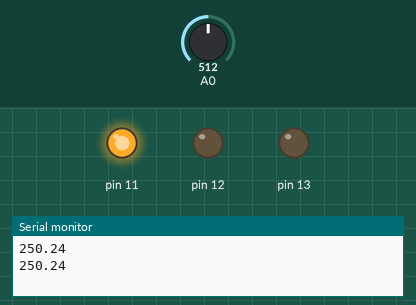
A sketch run on a simulated Arduino Uno, built with avr-gcc and run on an emulated ATmega328P. On the bench: output pins drawn as LEDs (lit = HIGH), the last lines printed to the serial monitor. The inputs (shaded band) are chosen by the test bench; at power-on: A0 = 512.

Above: at 1.8 s.
1.9 s: A0 set to 66
3.4 s: A0 set to 55
At 4.5 s:
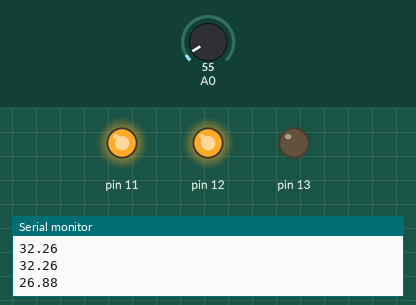
5.5 s: A0 set to 20
At 7.2 s:
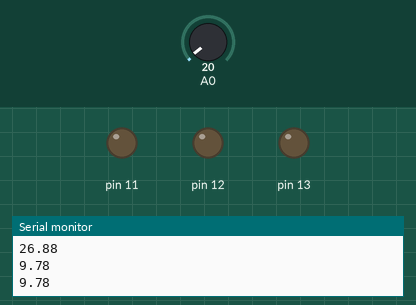
7.5 s: A0 set to 23
At 8.8 s:
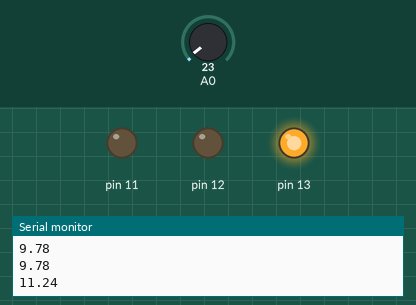
9.5 s: A0 set to 122
At 10.3 s:
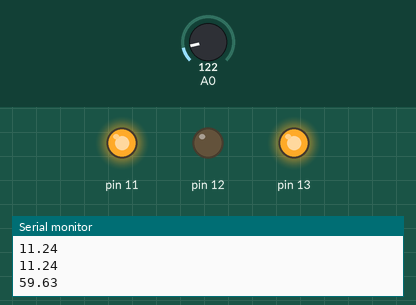
11.5 s: A0 set to 10
At 13.1 s:
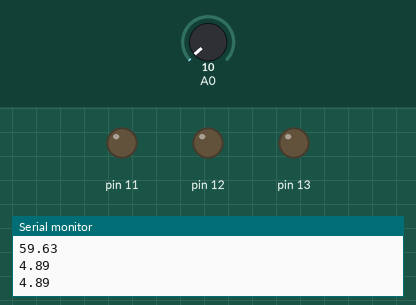
Timing chart, 0 to 14.5 s (numbered marks = the images above; inputs shaded):
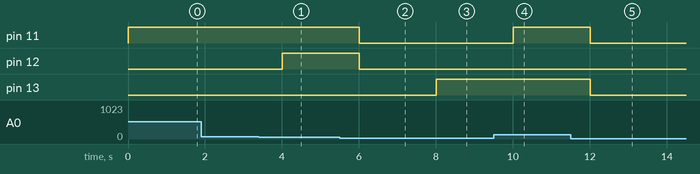

The sketch:

temp_sensor_serial_monitor.ino
```cpp
char rcv;
float temp;

void setup() {

  pinMode(13, OUTPUT);
  pinMode(12, OUTPUT);
  pinMode(11, OUTPUT);
  digitalWrite(13, LOW);
  digitalWrite(12, LOW);
  digitalWrite(11, LOW);
  Serial.begin(9600);  //baud rate(bps)
}

void loop() {

  temp = (analogRead(A0) / 1023.0) * 500;
  Serial.println(temp);

  if (temp >= 30) {
    digitalWrite(11, HIGH);
  } else if (temp >= 20) {
    digitalWrite(12, HIGH);
  } else if (temp >= 10) {
    digitalWrite(13, HIGH);
  } else {
    digitalWrite(13, LOW);
    digitalWrite(12, LOW);
    digitalWrite(11, LOW);
  }
  delay(1000);
}
```

Measured:
- the behaviour switches between 62 and 61 on A0 (found by bisection; images 0 and 1)
- the behaviour switches between 20 and 21 on A0 (found by bisection; images 2 and 3)
- after the input at 3.4 s, pin 12: LOW → HIGH after 0.60 s
- after the input at 5.5 s, pin 11, pin 12: HIGH → LOW after 0.50 s
- after the input at 7.5 s, pin 13: LOW → HIGH after 0.51 s
- after the input at 9.5 s, pin 11: LOW → HIGH after 0.51 s
- after the input at 11.5 s, pin 11, pin 13: HIGH → LOW after 0.51 s
